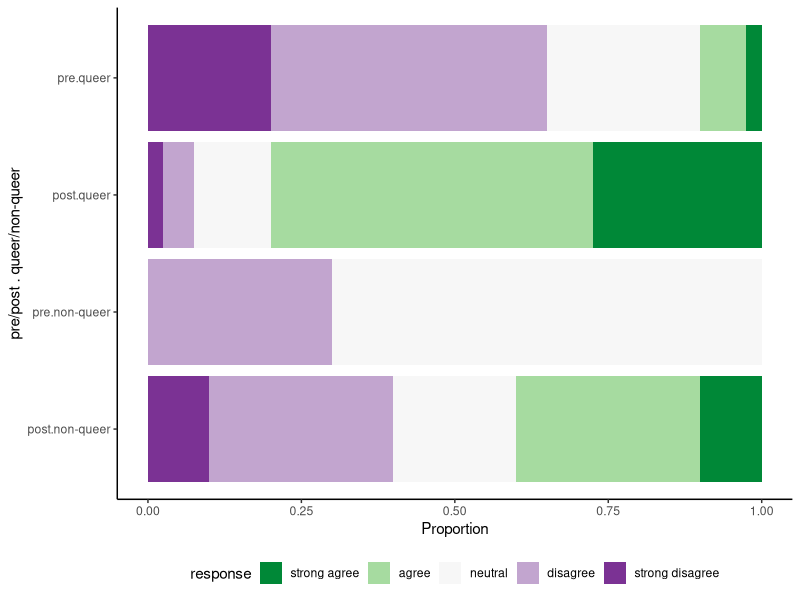

The R script that drew this image:
library(tidyverse)

# Sample size
# Queer-identifying students
n_q <- 40
# Non-queer-identifying students
n_nq <- 10

# Likert probabilities for queer/non-queer pre/post  
p_likert <- array(
  c(0.20, 0.45, 0.20, 0.10, 0.05,
    0.05, 0.10, 0.20, 0.45, 0.20,
    0.15, 0.20, 0.30, 0.20, 0.15,
    0.10, 0.15, 0.35, 0.25, 0.15),
  dim = c(5, 2, 2),
  dimnames = list(likert = c("strong disagree", "disagree", "neutral", "agree", "strong agree"),
                  prepost = c("pre", "post"),
                  orientation = c("queer", "non-queer"))
)

# Simulated data
pits_responses <- tibble(
  prepost = rep(c("pre", "post"), n_q + n_nq),
  orientation = c(rep("queer", n_q * 2), rep("non-queer", n_nq * 2)),
  response = mapply(function(t, o) {
    sample(c("strong disagree", "disagree", "neutral", "agree", "strong agree"),
           size = 1,
           prob = p_likert[, t, o])
  }, prepost, orientation) %>% factor(levels = c("strong disagree", "disagree", "neutral", "agree", "strong agree"))
)

# visualize
pits_responses %>% 
  count(prepost, orientation, response) %>% 
  group_by(prepost, orientation) %>% 
  mutate(frac = n / sum(n)) %>% 
  ungroup() %>% 
  mutate(response = fct_rev(response)) %>% 
  ggplot(aes(interaction(prepost, orientation), frac, fill = response)) +
  geom_bar(stat = "identity") +
  scale_fill_brewer(palette = "PRGn", direction = -1) +
  labs(y = "Proportion", x = "pre/post . queer/non-queer") +
  coord_flip() +
  theme_classic() +
  theme(legend.position = "bottom")
